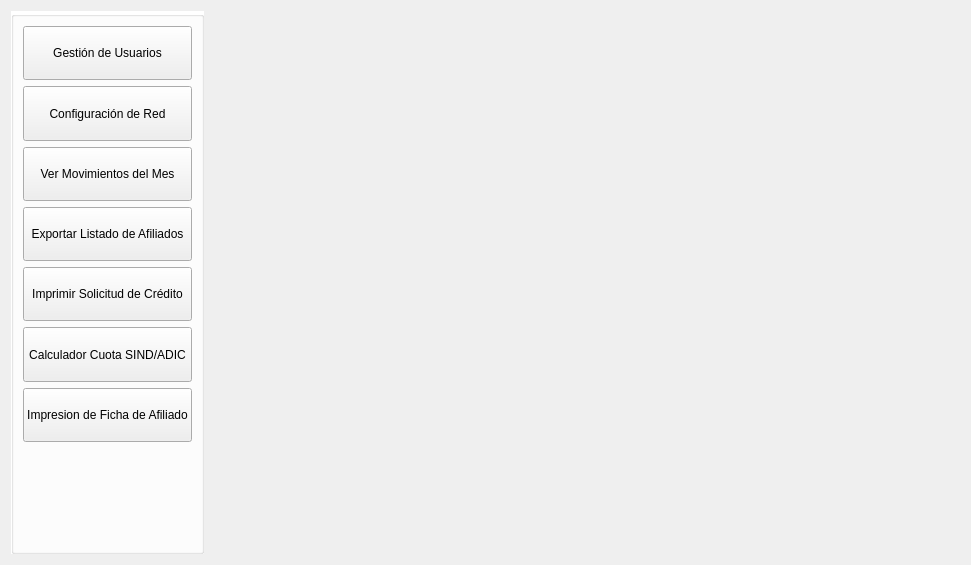
<?xml version="1.0" encoding="UTF-8"?>
<ui version="4.0">
 <class>Form</class>
 <widget class="QWidget" name="Form">
  <property name="windowModality">
   <enum>Qt::ApplicationModal</enum>
  </property>
  <property name="geometry">
   <rect>
    <x>0</x>
    <y>0</y>
    <width>971</width>
    <height>565</height>
   </rect>
  </property>
  <property name="font">
   <font>
    <family>Arial</family>
   </font>
  </property>
  <property name="windowTitle">
   <string>Ficha del Afiliado</string>
  </property>
  <property name="windowIcon">
   <iconset>
    <normaloff>../iconos/iconWindow.png</normaloff>../iconos/iconWindow.png</iconset>
  </property>
  <property name="styleSheet">
   <string notr="true">#tabWidget{
background-color:#37760D;
color: #FFFFFF;
}
#tabWidget:hover{
background-color:#5DB224;
color: #000000;
}</string>
  </property>
  <layout class="QGridLayout" name="gridLayout" columnstretch="20,80">
   <item row="0" column="0">
    <widget class="QGroupBox" name="groupBox_2">
     <property name="font">
      <font>
       <pointsize>10</pointsize>
      </font>
     </property>
     <property name="styleSheet">
      <string notr="true">#groupBox_2{
background-color: #FFFFFF;
}</string>
     </property>
     <property name="title">
      <string/>
     </property>
     <layout class="QGridLayout" name="gridLayout_3">
      <item row="4" column="0">
       <widget class="QPushButton" name="pushButton_2">
        <property name="sizePolicy">
         <sizepolicy hsizetype="Minimum" vsizetype="Expanding">
          <horstretch>0</horstretch>
          <verstretch>0</verstretch>
         </sizepolicy>
        </property>
        <property name="text">
         <string>Exportar Listado de Afiliados</string>
        </property>
        <property name="icon">
         <iconset>
          <normaloff>../iconos/notepad.ico</normaloff>../iconos/notepad.ico</iconset>
        </property>
        <property name="iconSize">
         <size>
          <width>25</width>
          <height>25</height>
         </size>
        </property>
       </widget>
      </item>
      <item row="0" column="0">
       <widget class="QPushButton" name="gestion_usuarios">
        <property name="sizePolicy">
         <sizepolicy hsizetype="Minimum" vsizetype="Expanding">
          <horstretch>0</horstretch>
          <verstretch>0</verstretch>
         </sizepolicy>
        </property>
        <property name="text">
         <string>Gestión de Usuarios</string>
        </property>
        <property name="icon">
         <iconset>
          <normaloff>../iconos/users.ico</normaloff>../iconos/users.ico</iconset>
        </property>
        <property name="iconSize">
         <size>
          <width>25</width>
          <height>25</height>
         </size>
        </property>
       </widget>
      </item>
      <item row="7" column="0">
       <widget class="QPushButton" name="pushButton_5">
        <property name="sizePolicy">
         <sizepolicy hsizetype="Minimum" vsizetype="Expanding">
          <horstretch>0</horstretch>
          <verstretch>0</verstretch>
         </sizepolicy>
        </property>
        <property name="text">
         <string>Imprimir Solicitud de Crédito</string>
        </property>
        <property name="icon">
         <iconset>
          <normaloff>../iconos/documents.ico</normaloff>../iconos/documents.ico</iconset>
        </property>
        <property name="iconSize">
         <size>
          <width>25</width>
          <height>25</height>
         </size>
        </property>
       </widget>
      </item>
      <item row="9" column="0">
       <widget class="QPushButton" name="pushButton_6">
        <property name="sizePolicy">
         <sizepolicy hsizetype="Minimum" vsizetype="Expanding">
          <horstretch>0</horstretch>
          <verstretch>0</verstretch>
         </sizepolicy>
        </property>
        <property name="text">
         <string>Calculador Cuota SIND/ADIC</string>
        </property>
        <property name="icon">
         <iconset>
          <normaloff>../iconos/calculator.ico</normaloff>../iconos/calculator.ico</iconset>
        </property>
        <property name="iconSize">
         <size>
          <width>25</width>
          <height>25</height>
         </size>
        </property>
       </widget>
      </item>
      <item row="2" column="0">
       <widget class="QPushButton" name="pushButton">
        <property name="sizePolicy">
         <sizepolicy hsizetype="Minimum" vsizetype="Expanding">
          <horstretch>0</horstretch>
          <verstretch>0</verstretch>
         </sizepolicy>
        </property>
        <property name="text">
         <string>Ver Movimientos del Mes</string>
        </property>
        <property name="icon">
         <iconset>
          <normaloff>../iconos/pack2.ico</normaloff>../iconos/pack2.ico</iconset>
        </property>
        <property name="iconSize">
         <size>
          <width>25</width>
          <height>25</height>
         </size>
        </property>
       </widget>
      </item>
      <item row="10" column="0">
       <widget class="QPushButton" name="pushButton_7">
        <property name="sizePolicy">
         <sizepolicy hsizetype="Minimum" vsizetype="Expanding">
          <horstretch>0</horstretch>
          <verstretch>0</verstretch>
         </sizepolicy>
        </property>
        <property name="text">
         <string>Impresion de Ficha de Afiliado</string>
        </property>
        <property name="icon">
         <iconset>
          <normaloff>../iconos/print_preview.ico</normaloff>../iconos/print_preview.ico</iconset>
        </property>
        <property name="iconSize">
         <size>
          <width>25</width>
          <height>25</height>
         </size>
        </property>
       </widget>
      </item>
      <item row="12" column="0">
       <spacer name="verticalSpacer">
        <property name="orientation">
         <enum>Qt::Vertical</enum>
        </property>
        <property name="sizeHint" stdset="0">
         <size>
          <width>20</width>
          <height>100</height>
         </size>
        </property>
       </spacer>
      </item>
      <item row="1" column="0">
       <widget class="QPushButton" name="configurar_red">
        <property name="sizePolicy">
         <sizepolicy hsizetype="Minimum" vsizetype="Expanding">
          <horstretch>0</horstretch>
          <verstretch>0</verstretch>
         </sizepolicy>
        </property>
        <property name="text">
         <string>Configuración de Red</string>
        </property>
        <property name="icon">
         <iconset>
          <normaloff>../iconos/map.ico</normaloff>../iconos/map.ico</iconset>
        </property>
        <property name="iconSize">
         <size>
          <width>25</width>
          <height>25</height>
         </size>
        </property>
       </widget>
      </item>
     </layout>
    </widget>
   </item>
   <item row="0" column="1">
    <widget class="QStackedWidget" name="stackedWidget">
     <property name="font">
      <font>
       <pointsize>10</pointsize>
      </font>
     </property>
     <widget class="QWidget" name="page"/>
     <widget class="QWidget" name="page_2"/>
    </widget>
   </item>
  </layout>
 </widget>
 <resources/>
 <connections/>
</ui>
